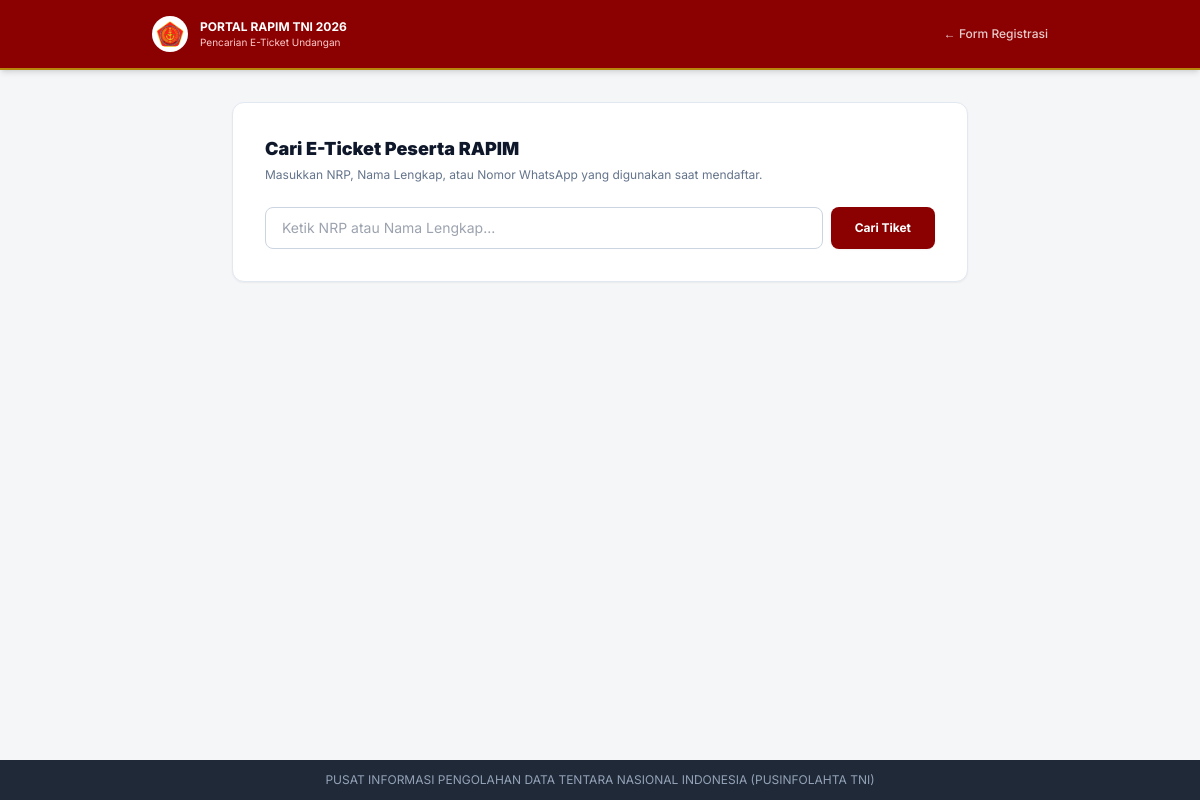
The page /cpanel_package/cari-tiket.php on the database its author committed.
### tables this page shows
CREATE TABLE IF NOT EXISTS `website_settings` (
  `id` INT NOT NULL AUTO_INCREMENT,
  `setting_key` VARCHAR(50) NOT NULL UNIQUE,
  `setting_value` LONGTEXT NOT NULL,
  `updated_at` TIMESTAMP DEFAULT CURRENT_TIMESTAMP ON UPDATE CURRENT_TIMESTAMP,
  PRIMARY KEY (`id`)
);

### cpanel_package/config.php (called while the page is built, shortened)
<?php
function get_db() {
    static $pdo = null;
    if ($pdo === null) {
        try {
            $dsn = "mysql:host=" . DB_HOST . ";dbname=" . DB_NAME . ";charset=utf8mb4";
            $pdo = new PDO($dsn, DB_USER, DB_PASS, [
                PDO::ATTR_ERRMODE => PDO::ERRMODE_EXCEPTION,
                PDO::ATTR_DEFAULT_FETCH_MODE => PDO::FETCH_ASSOC,
                PDO::ATTR_EMULATE_PREPARES => false,
            ]);
        } catch (PDOException $e) {
            return null;
        }
    }
    return $pdo;
}
function get_site_settings() {
    $defaults = [
        'nama_sistem' => 'PORTAL RAPIM TNI 2026',
        'subjudul' => 'Sistem Informasi Presensi, Akreditasi, dan Tata Kelola Kedinasan',
        'footer' => 'PUSAT INFORMASI PENGOLAHAN DATA TENTARA NASIONAL INDONESIA (PUSINFOLAHTA TNI)',
        'theme_preset' => 'TNI_MERAH_EMAS',
        'primary_color' => '#8B0000',
        'secondary_color' => '#6B0000',
        'gold_accent' => '#B8860B',
        'gold_light' => '#D4AF37',
        'sidebar_color' => '#6B0000',
        'navbar_color' => '#8B0000',
        'button_color' => '#9B6A35',
        'accent_color' => '#B8860B',
        'bg_color' => '#F5F6F8',
        'card_color' => '#FFFFFF',
        'text_primary' => '#1F2937',
        'text_secondary' => '#6B7280',
        'border_color' => '#E5E7EB',
        'logo_header' => '/assets/images/logo-tni-rapim.png',
        'logo_sidebar' => '/assets/images/logo-tni-rapim.png',
        'banner_login' => '',
        'label_matra' => 'Matra',
        'label_pangkat' => 'Pangkat',
        'label_korps' => 'Korps',
        'label_satuan' => 'Kesatuan / Kotama',
        'label_jabatan' => 'Jabatan Dinas',
        'label_kategori' => 'Kategori Undangan'
    ];
    $db = get_db();
    if ($db) {
        try {
            $stmt = $db->query("SELECT setting_value FROM website_settings WHERE setting_key = 'site_settings' LIMIT 1");
            $row = $stmt->fetch();
            if ($row && !empty($row['setting_value'])) {
                $saved = json_decode($row['setting_value'], true);
                if (is_array($saved)) {
                    $settings = array_merge($defaults, $saved);
                    return $settings;
                }
            }
        } catch (Exception $e) {}
    }
    $settings = $defaults;
    return $settings;
}
function clean($str) {
    return htmlspecialchars(trim((string)$str), ENT_QUOTES, 'UTF-8');
}

### cpanel_package/cari-tiket.php (the view, shortened to what this page needs)
<?php
require_once __DIR__ . '/config.php';
$settings = get_site_settings();
$query = clean($_GET['q'] ?? '');
$logoSrc = !empty($settings['logo_header']) ? $settings['logo_header'] : '/assets/images/logo-tni-rapim.png';
?>
<!DOCTYPE html>
<html lang="id">
<head>
    <script src="https://cdn.tailwindcss.com"></script>
</head>
<body class="min-h-screen bg-[#F5F6F8] text-[#1F2937] flex flex-col justify-between">
    <header class="bg-[#8B0000] text-white p-4 shadow-md border-b-2 border-[#B8860B]">
        <div class="max-w-4xl mx-auto flex items-center justify-between">
            <div class="flex items-center gap-3">
                <img src="<?= htmlspecialchars($logoSrc) ?>" alt="Logo" class="w-9 h-9 object-contain bg-white rounded-full p-1">
                <div>
                    <span class="text-xs font-bold block"><?= clean($settings['nama_sistem']) ?></span>
                    <span class="text-[10px] text-red-200 block">Pencarian E-Ticket Undangan</span>
                </div>
            </div>
            <a href="/index.php" class="text-xs text-white/80 hover:text-white font-medium">← Form Registrasi</a>
        </div>
    </header>
    <main class="max-w-3xl mx-auto w-full px-4 py-8 flex-1">
        <div class="bg-white p-6 sm:p-8 rounded-xl border border-slate-200 shadow-sm space-y-6">
            <div>
                <h1 class="text-lg font-black text-slate-900">Cari E-Ticket Peserta RAPIM</h1>
                <p class="text-xs text-slate-500 mt-1">Masukkan NRP, Nama Lengkap, atau Nomor WhatsApp yang digunakan saat mendaftar.</p>
            </div>
            <form method="GET" action="cari-tiket.php" class="flex gap-2">
                <input
                    type="text"
                    name="q"
                    required
                    value="<?= clean($query) ?>"
                    placeholder="Ketik NRP atau Nama Lengkap..."
                    class="flex-1 px-4 py-2.5 border border-slate-300 rounded-lg text-sm focus:ring-2 focus:ring-[#8B0000] focus:outline-none"
                />
                <button
                    type="submit"
                    class="px-6 py-2.5 bg-[#8B0000] hover:bg-[#6B0000] text-white text-xs font-bold rounded-lg shadow-sm"
                >
                    Cari Tiket
                </button>
            </form>
        </div>
    </main>
    <footer class="bg-[#1F2937] text-slate-400 text-center py-3 text-xs">
        <?= clean($settings['footer']) ?>
    </footer>
</body>
</html>

### cpanel_package/cari-tiket.php (style rules this page uses)
body { font-family: 'Inter', sans-serif; }

### rows shown on the page
website_settings: setting_value "PORTAL RAPIM TNI 2026", setting_value "PUSAT INFORMASI PENGOLAHAN DATA TENTARA NASIONAL INDONESIA (PUSINFOLAHTA TNI)"
